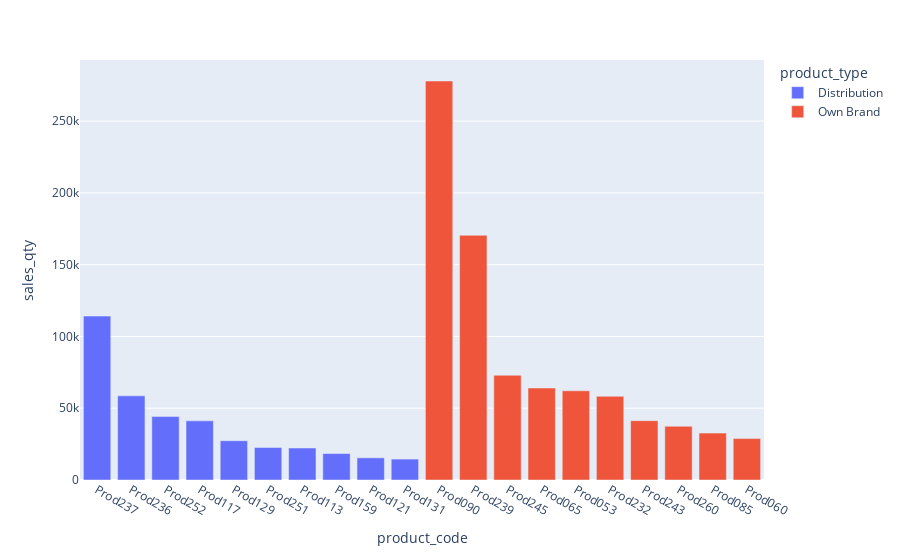

Here is the notebook cell this chart was saved with:
### Code cell
fig = px.bar(
    data_frame=top_products, 
    x="product_code", 
    y="sales_qty", 
    color="product_type"
)

fig.show()

### Figure 1 — Plotly figure (JSON) as saved in the notebook; plotly's stock layout.template omitted (floating-point values rounded to 4 significant figures)
{"data": [{"alignmentgroup": "True", "hovertemplate": "product_type=Distribution<br>product_code=%{x}<br>sales_qty=%{y}<extra></extra>", "legendgroup": "Distribution", "marker": {"color": "#636efa", "pattern": {"shape": ""}}, "name": "Distribution", "offsetgroup": "Distribution", "orientation": "v", "showlegend": true, "textposition": "auto", "type": "bar", "x": ["Prod237", "Prod236", "Prod252", "Prod117", "Prod129", "Prod251", "Prod113", "Prod159", "Prod121", "Prod131"], "xaxis": "x", "y": [114170, 58610, 44177, 41197, 27364, 22645, 22291, 18425, 15457, 14571], "yaxis": "y"}, {"alignmentgroup": "True", "hovertemplate": "product_type=Own Brand<br>product_code=%{x}<br>sales_qty=%{y}<extra></extra>", "legendgroup": "Own Brand", "marker": {"color": "#EF553B", "pattern": {"shape": ""}}, "name": "Own Brand", "offsetgroup": "Own Brand", "orientation": "v", "showlegend": true, "textposition": "auto", "type": "bar", "x": ["Prod090", "Prod239", "Prod245", "Prod065", "Prod053", "Prod232", "Prod243", "Prod260", "Prod085", "Prod060"], "xaxis": "x", "y": [277959, 170458, 72935, 64077, 62147, 58276, 41323, 37414, 32667, 28878], "yaxis": "y"}], "layout": {"barmode": "relative", "legend": {"title": {"text": "product_type"}, "tracegroupgap": 0}, "margin": {"t": 60}, "xaxis": {"anchor": "y", "domain": [0, 1], "title": {"text": "product_code"}}, "yaxis": {"anchor": "x", "domain": [0, 1], "title": {"text": "sales_qty"}}}}
